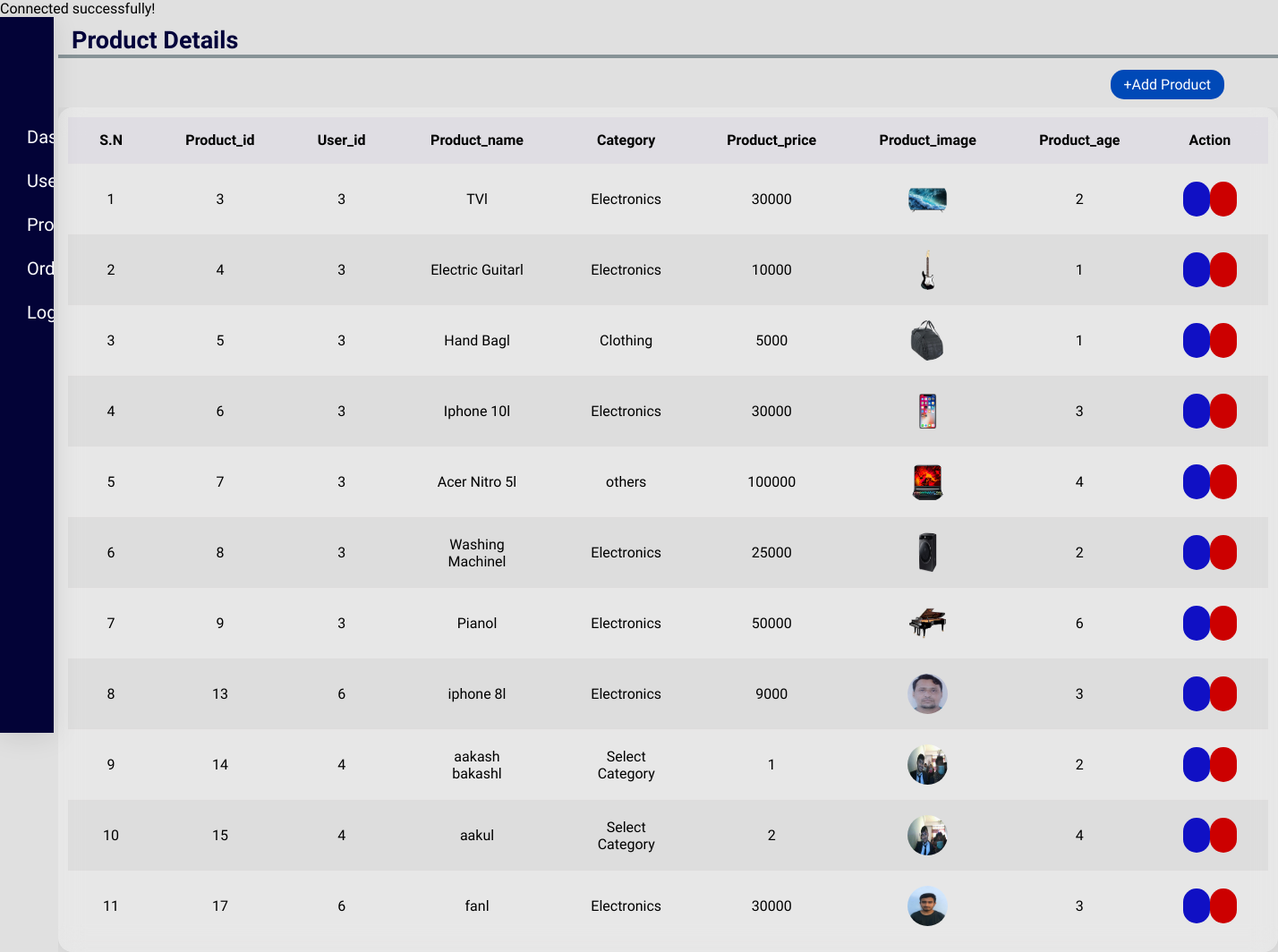
Before: /productmanage.php (signed in) with the older database file.
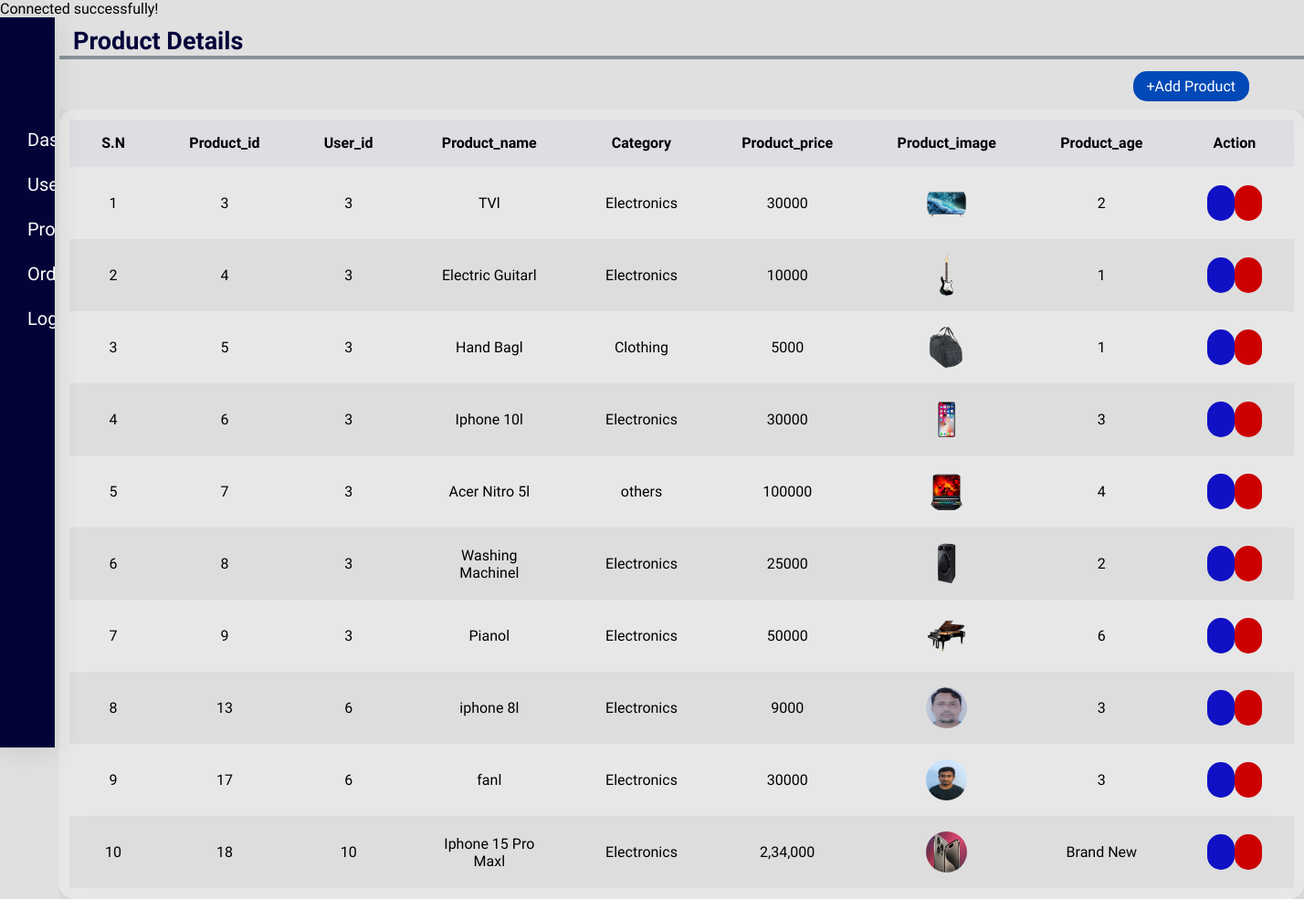
After: the same page with the newer database file.
### tables this page shows
CREATE TABLE `productdetails` (
  `Product_id` int(11) NOT NULL,
  `user_id` int(11) NOT NULL,
  `product_name` varchar(100) NOT NULL,
  `category_name` varchar(100) NOT NULL,
  `product_price` varchar(500) NOT NULL,
  `product_image` varchar(300) NOT NULL,
  `product_age` varchar(10) NOT NULL,
  `product_bio` varchar(500) NOT NULL,
  `sell_status` varchar(100) NOT NULL DEFAULT 'pending',
  `display_home` int(1) NOT NULL DEFAULT 1
);

### productmanage.php (the view, shortened to what this page needs)
<?php include('php/connector.php') ?>
<!DOCTYPE html>
<html lang="en">
<head>
    <link rel="stylesheet" href="css/usermanage.css">
    <link rel="stylesheet" href="view/app/adminmenu.css">
</head>
<body>
    <div class="adminmain-container" style="max-width:100%;">
        <div class="menudiv"><?php include("view/app/adminmenu.php") ?></div>
        <div class="dashdiv">
            <div class="sellerupper-container">
                <div class="seller-title">
                    <h2>Product Details</h2>
                </div>
                <div class="selleraddbutton">
                    <a href="addproductmanage.php">+Add Product</a>
                </div>
            </div>
            <div class="sellermain-container" style="overflow:scroll;  ">
                <main class="table">
                    <section>
                        <table>
                            <thead>
                                <tr>
                                    <th> S.N</th>
                                    <th> Product_id</th>
                                    <th> User_id</th>
                                    <th>Product_name</th>
                                    <th>Category</th>
                                    <th>Product_price</th>
                                    <th>Product_image</th>
                                    <th>Product_age</th>
                                    <th>Action</th>
                                </tr>
                            </thead>
                            <tbody>
                                <?php $sql = "SELECT * FROM productdetails";
                                $result = mysqli_query($con, $sql);
                                $sn=1;
                                while ($data = mysqli_fetch_assoc($result)) {
                                ?>
                                    <tr>
                                        <td><?php echo "$sn" ?></td>
                                        <td><?php echo "$data[Product_id]" ?></td>
                                        <td><?php echo "$data[user_id]" ?></td>
                                        <td><?php echo "$data[product_name]" ?>l</td>
                                        <td><?php echo "$data[category_name]" ?></td>
                                        <td><?php echo "$data[product_price]" ?></td>
                                        <td><img src="<?php echo "$data[product_image]" ?>" alt=""></td>
                                        <td><?php echo "$data[product_age]" ?></td>
                                        <td class="actionbutton">
                                            <a class="bedit" href="productmanageedit.php?id=<?php echo "$data[Product_id]" ?>"><ion-icon name="create-outline"></ion-icon></a>
                                            <a class="bdelete" onclick="show(<?php echo $data['Product_id']; ?>);"><ion-icon name="trash-outline"></ion-icon></a>
                                        </td>
                                    </tr>
                                    <?php $sn++; ?>
                                <?php } ?>
                            </tbody>
                        </table>
                    </section>
                </main>
            </div>
        </div>
    </div>
    <html>
    <head>
    </head>
    <body>
    </body>
    </html>
</body>
</html>

Changed rows visible on the page:
removed productdetails: Product_id "14", user "4", product_name "aakash bakash", category_name "Select Category", product_price "1", product_image (picture), product_age "2"
removed productdetails: Product_id "15", user "4", product_name "aaku", category_name "Select Category", product_price "2", product_image (picture), product_age "4"
added productdetails: Product_id "18", user "10", product_name "Iphone 15 Pro Max", category_name "Electronics", product_price "2,34,000", product_image (picture), product_age "Brand New"
